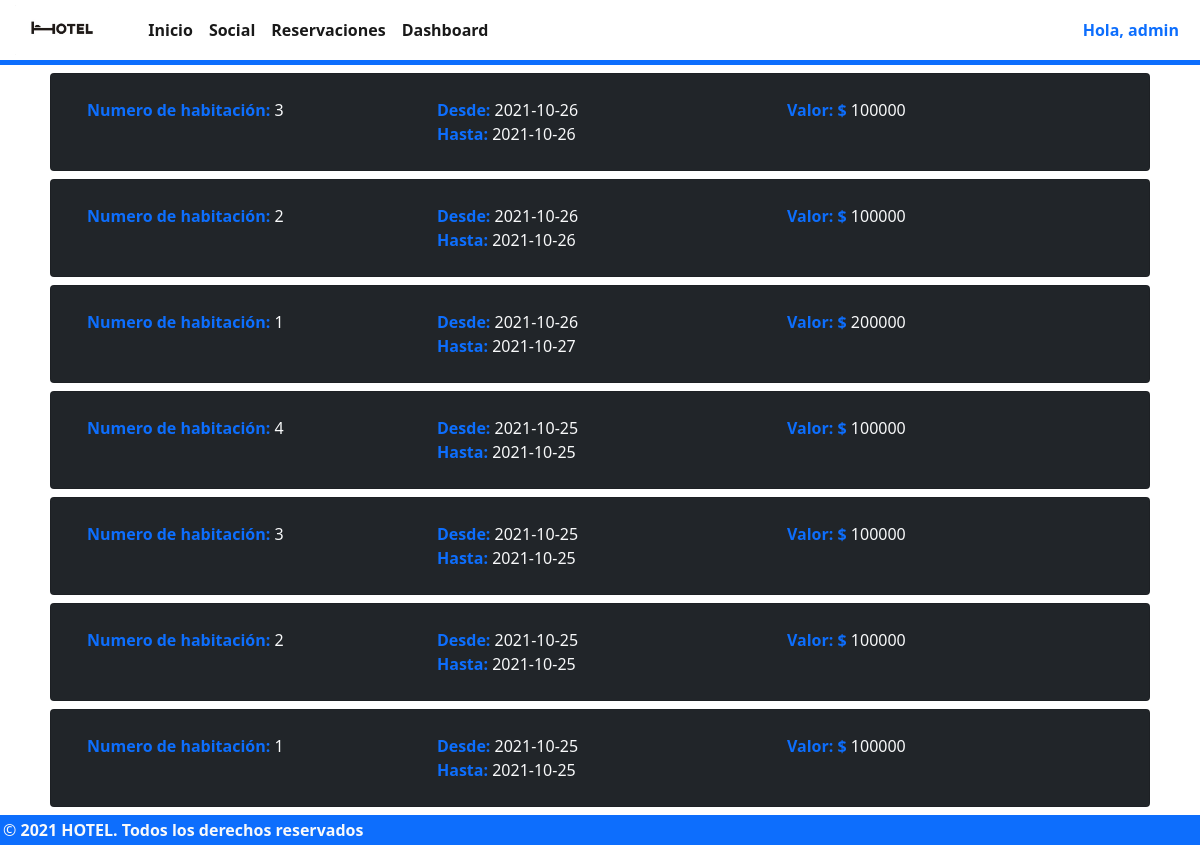
Page /reservation (signed in) on the committed database.
### tables this page shows
CREATE TABLE "user" (
	"id_user"	INTEGER NOT NULL UNIQUE,
	"name"	TEXT NOT NULL,
	"role"	TEXT,
	"email"	TEXT NOT NULL UNIQUE,
	"password"	TEXT NOT NULL,
	PRIMARY KEY("id_user" AUTOINCREMENT)
);

CREATE TABLE "reservation" (
	"id_user"	INTEGER NOT NULL,
	"id_room"	INTEGER NOT NULL,
	"startDate"	TEXT NOT NULL,
	"targetDate"	TEXT NOT NULL,
	"state"	INTEGER NOT NULL,
	FOREIGN KEY("id_user") REFERENCES "user",
	FOREIGN KEY("id_room") REFERENCES "room",
	PRIMARY KEY("id_user","id_room","startDate","targetDate")
);

### app.py (the view)
@app.route("/reservation", methods=["GET", "POST"])
def reservation_page():
    tempSession = getCurrentUser()
    id_user = tempSession["user"]["id"]
    conn=sqlite3.connect("hotel_db.db")
    cur = conn.cursor()
    cur.execute('SELECT * FROM reservation WHERE id_user ="%s" ORDER BY startDate ' % (id_user))
    rows = cur.fetchall()
    conn.close()
    length = len(rows)
    rows=list(rows)[::-1]
    newRows= map(addPrice, rows)
    return render_template('reservation.html',len=length, rows=newRows, session = {"login": tempSession["login"], "user": tempSession["user"]})

### app.py (called while the page is built)
def getCurrentUser():
    if 'email' in session:
        email = session['email']
        db = sqlite3.connect('hotel_db.db')
        sentencia = "SELECT * FROM user where email='"+email+"'"
        cursor = db.cursor()
        cursor.execute(sentencia)
        data = cursor.fetchall()
        db.close()
        if(len(data) > 0):
            user = {
            "id": data[0][0],
            "name": data[0][1],
            "role": data[0][2],
            "email": data[0][3]
            }
            return {
                "login": 1,
                "user": user
            }
        else:
            return {
                "login": 0,
                "user": ""
            }
    else:
        return {
            "login": 0,
            "user": ""
        }

def addPrice(row):
    vec = list(row)
    print(f'xxxxxxxxx', row[2])
    start = row[2].split("-")
    end = row[3].split("-")
    print(f'xxxxxxxxx', start, end)
    d0 = date(int(start[0]), int(start[1]), int(start[2]))
    d1 = date(int(end[0]), int(end[1]), int(end[2]))
    delta = d1 - d0
    print("XXXXXXXXXXXXXXXXX vec: ", vec)
    vec.append((delta.days+1)*100000)
    return vec

@app.before_request
def cargarSelect():
    tempSession = getCurrentUser()
    logged = tempSession["login"]
    user = tempSession["user"]
    if logged==0 and request.endpoint in ["feed_page", "dashboard_page", "dashboard_habitacion_page", "dashboard_admin_page", "dashboard_admin_create","dashboard_admin_delete"]:
        return redirect(url_for("index"))
    if logged==1:
        if user["role"]!="admin" and request.endpoint in ["dashboard_page", "dashboard_habitacion_page", "dashboard_admin_page", "dashboard_admin_create","dashboard_admin_delete"]:
            return redirect(url_for("index"))
    if logged==1:
        if user["role"]!="superadmin" and request.endpoint in ["dashboard_admin_page", "dashboard_admin_create", "dashboard_admin_delete"]:
            return redirect(url_for("index"))

### templates/reservation.html (shortened to what this page needs)
{% macro miCard(number=000, startDate='xxxx-xx-xx', targetDate='xxxx-xx-xx', price=0) -%}
<div class="card bg-dark text-light m-2 p-4">
    <div class="container">
        <div class="row">
            <div class="col"><strong class="text-primary">Numero de habitación: </strong>{{number}}</div>
            <div class="col">
                <div>
                    <div>
                        <strong class="text-primary">Desde: </strong> {{startDate}}
                    </div>
                    <div>
                        <strong class="text-primary">Hasta: </strong> {{targetDate}}
                    </div>
                </div>
            </strong></div>
            <div class="col"><strong class="text-primary">Valor: $ </strong> {{price}}</div>
        </div>
    </div>
</div>
{%- endmacro %}
{% extends 'models/loggedIn.model.html' %}
{% block content %}
 <div class="container">
    {% if len>0 %}
        {% for item in rows %}
            {{miCard(item[1],item[2],item[3], item[5])}}
        {% endfor %}
    {% else %}
        <div class="alert alert-danger mt-4 text-center">
            Usted no tiene reservaciones
        </div>
    {% endif %}
 </div>
{% endblock content %}

### templates/models/loggedIn.model.html (shortened to what this page needs)
<!DOCTYPE html>
<html lang="en">
  <head>
    <link rel="stylesheet" href="../../static/css/main.model.css" />
    <link
      href="https://cdn.jsdelivr.net/npm/bootstrap@5.1.3/dist/css/bootstrap.min.css"
      rel="stylesheet"
    />
  </head>
  <body>
    <main class="contentMain">
      <nav
        class="
          navbar navbar-expand-lg navbar-light
          m-0
          p-0
          border-bottom border-primary border-5
        "
      >
        <div class="container-fluid m-0 p-0">
          <a class="navbar-brand" href="#"
            ><img
            src="{{ url_for('static', filename = 'images/33318-3-hotel-hd-thumb.png') }}"
              alt=""
              height="50px"
          /></a>
          <div
            class="collapse navbar-collapse d-flex justify-content-between"
            id="navbarNav"
          >
            <ul class="navbar-nav">
              <li class="nav-item">
                <a class="nav-link active"  href="/"
                  ><strong>Inicio</strong></a
                >
              </li>
              <li class="nav-item">
                <a class="nav-link active"  href="/feed"
                  ><strong>Social</strong></a
                >
              </li>
              <li class="nav-item">
                <a class="nav-link active"  href="/reservation"
                  ><strong>Reservaciones</strong></a
                >
              </li>
              {% if session.user.role =="admin" %}
              <li class="nav-item">
                <a class="nav-link active"  href="/dashboard/usuario"
                  ><strong>Dashboard</strong></a
                >
              </li>
              {% endif %}
            </ul>
            <div class="">
              <button
                class="btn text-primary me-2"
                type="button"
                data-bs-toggle="offcanvas"
                data-bs-target="#offcanvasRight"
                aria-controls="offcanvasRight"
              >
                <strong>Hola, {{session.user.name}}</strong>
              </button>
            </div>
          </div>
        </div>
      </nav>
      {% block content %} {% endblock content %}
    </main>
    <footer class="footerMain bg-primary">
      <div class="bg-primary text-light">
        <span
          >©<strong> 2021 HOTEL. Todos los derechos reservados</strong></span
        >
      </div>
    </footer>
  </body>
</html>

### static/css/main.model.css (style rules this page uses)
html,body { min-height: 100vh !important; }
main { min-height: 96vh; }
a:link, a:visited, a:active { text-decoration:none; }
.footerMain { min-height: 3vh; bottom: 0px; padding: 3px; }

### rows in the picture
user: user.name "admin"
reservation: id_room "3", startDate "2021-10-26", targetDate "2021-10-26", price "100000"
reservation: id_room "2", startDate "2021-10-26", targetDate "2021-10-26", price "100000"
reservation: number "1", startDate "2021-10-26", targetDate "2021-10-27", price "200000"
reservation: id_room "4", startDate "2021-10-25", targetDate "2021-10-25", price "100000"
reservation: id_room "3", startDate "2021-10-25", targetDate "2021-10-25", price "100000"
reservation: id_room "2", startDate "2021-10-25", targetDate "2021-10-25", price "100000"
reservation: number "1", startDate "2021-10-25", targetDate "2021-10-25", price "100000"
